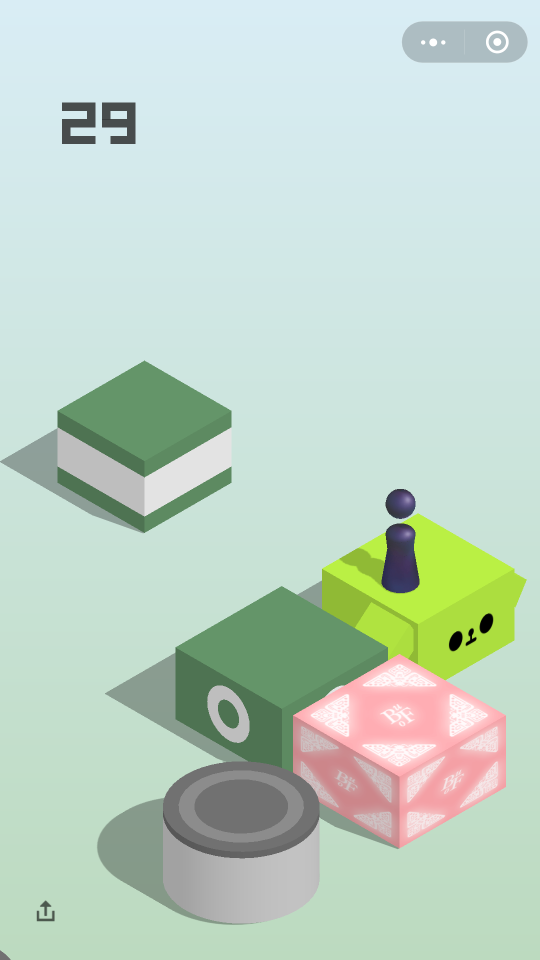
#> input picture src/autojump.png, 1080 x 1920 px, found by its file name (shown at 1/2 size)
$ jupyter execute jumper_ai.ipynb
#> lines starting #> are read from the running program, lines starting #| are printed output that depends on the picture
[cell 1]
import os
# from PIL import Image
from skimage import io, transform, data
import cv2 as cv

time_coeff = 1.392

[cell 2]
def get_screenshot():
    # Change 'platform-tools-windows' to 'platform-tools-macos' and 'adb.exe' to 'adb' on macOS; you may need to use `chmod +X ../dependency/platform-tools-macos/adb` first
    os.system(
        'cd dependency/platform-tools-windows/ && adb.exe shell screencap -p /sdcard/autojump.png')
    os.system(
        'cd dependency/platform-tools-windows/ && adb.exe pull /sdcard/autojump.png .')

[cell 3]
def press_screen(distance):
    # Change 'platform-tools-windows' to 'platform-tools-macos' and 'adb.exe' to 'adb' on macOS; you may need to use `chmod +X ../dependency/platform-tools-macos/adb` first
    press_time = int(distance * time_coeff)
    system('cd dependency/platform-tools-windows/ && adb.exe shell input swipe 500 1600 500 1602 ' + str(press_time))

[cell 4]
def main():
    # Code here
    img = io.imread('e://study/matlab/jump/ssproject_jumper/dependency/platform-tools-windows/autojump.png')   #读取原始图像
#> img is the input picture: shape (1920, 1080, 4); mean R, G, B, A 191.5, 212.2, 198.2, 255
    #io.imshow(img)
    img_resize = transform.rescale(img,0.3)
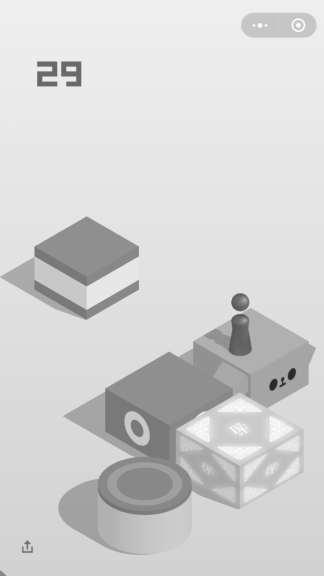
#> img_resize: shape (576, 324, 1) float64; min 0.165, max 1, mean 0.828
    img_resize = img_resize[100:520,:,:]    # 对图像进行压缩和裁剪以减小之后的运算量
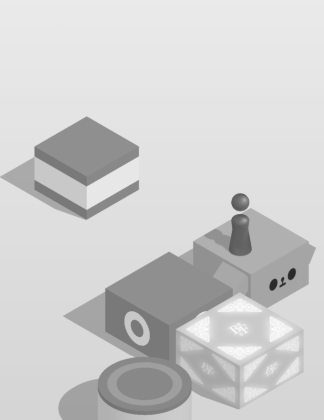
#> img_resize: shape (420, 324, 1) float64; min 0.165, max 0.988, mean 0.811
    io.imshow(img_resize)
    # player_template = cv.imread('src/jer.png')
    # player = cv.matchTemplate(img, player_template, cv.TM_CCOEFF_NORMED)
    # pass
